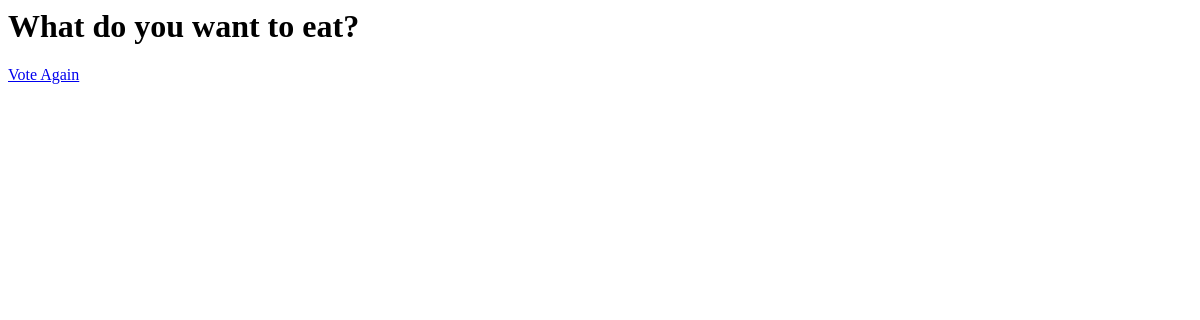
/polls/1/results/, run on an earlier commit of the app's database.
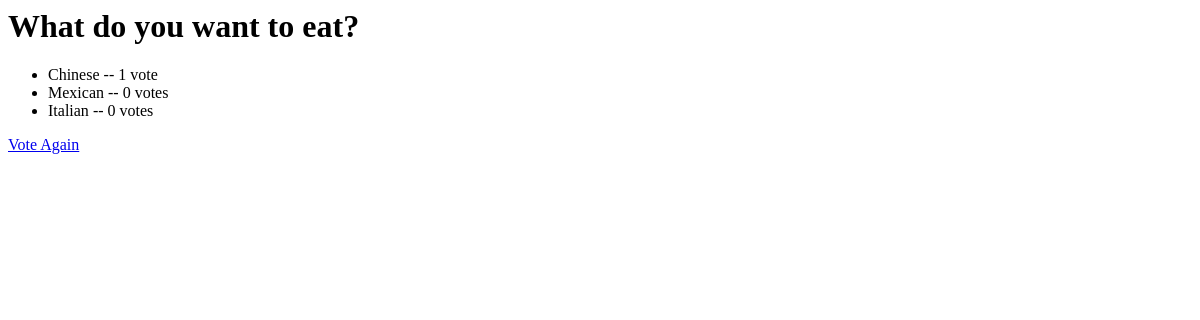
And on a later commit of the database.
### polls/models.py (models this page shows, shortened)
class Question(models.Model):
    question_text = models.CharField(max_length=200)
    pub_date = models.DateTimeField('date published')

class Choice(models.Model):
    question = models.ForeignKey(Question, on_delete=models.CASCADE)
    choice_text = models.CharField(max_length=200)
    votes = models.IntegerField(default=0)

### polls/views.py (the view)
def results(request, question_id):
    question = get_object_or_404(Question, pk=question_id)
    return render(request, 'polls/results.html', {'question':question})

### polls/templates/polls/results.html
<h1>{{question.question_text}}</h1>
<ul>
    {% for choice in question.choice_set.all %}
    <li>
        {{choice.choice_text}} -- {{choice.votes}} vote{{choice.votes|pluralize}}
    </li>
    {% endfor %}
</ul>
<a href = "{% url 'polls:detail' question.id %}"> Vote Again</a>

What changed in the data, as far as the page shows it:
added Choice: choice_text "Chinese", votes "1"
added Choice: choice_text "Mexican", votes "0"
added Choice: choice_text "Italian", votes "0"
